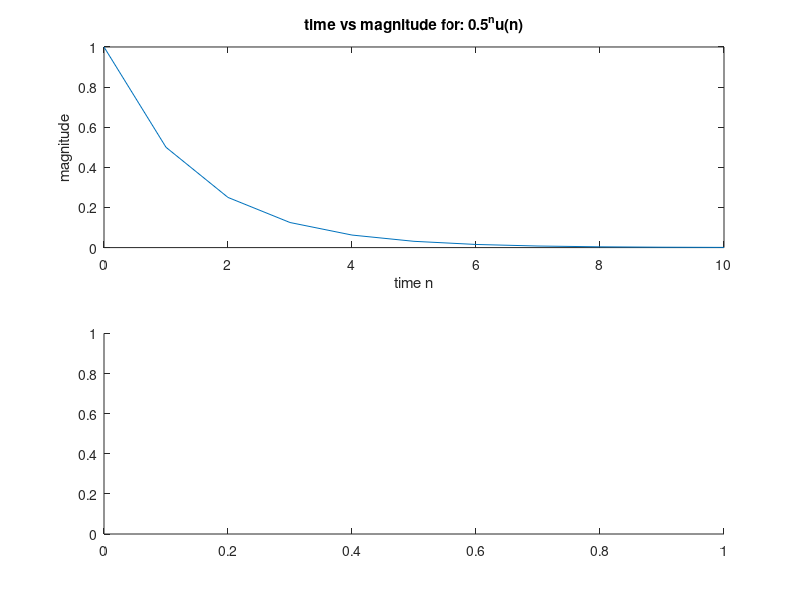

Recreate this plot in MATLAB. (Note: this script raises an error after producing the figure.)
% Function 1
n = 0:1:10;
a = 0.5;
x1_n = a.^n;
w = 2*pi * (0:(1024-1)) / 1024;
w_prime = unwrap(fftshift(w) - 2*pi);

% Function 2
x2_n = sin(n);

% Function 1 - Plot
figure
subplot(2,1,1);
plot(n, x1_n);
title('time vs magnitude for: 0.5^nu(n)');
xlabel('time n');
ylabel('magnitude');

subplot(2,1,2);
x1_w = abs(dtft(x1_n));
plot(w_prime, x1_w);
title('frequency vs magnitude for: 0.5^nu(n)');
xlabel('frequncy');
ylabel('magnitude');

% Function 2 - Plot
figure
subplot(2,1,1);
plot(n, x2_n);
title('time vs magnitude for: sin(n)');
xlabel('time n');
ylabel('magnitude');

subplot(2,1,2);
x2_w = abs(dtft(x2_n));
plot(w_prime, x2_w);
title('frequency vs magnitude for: sin(n)');
xlabel('frequncy');
ylabel('magnitude');
